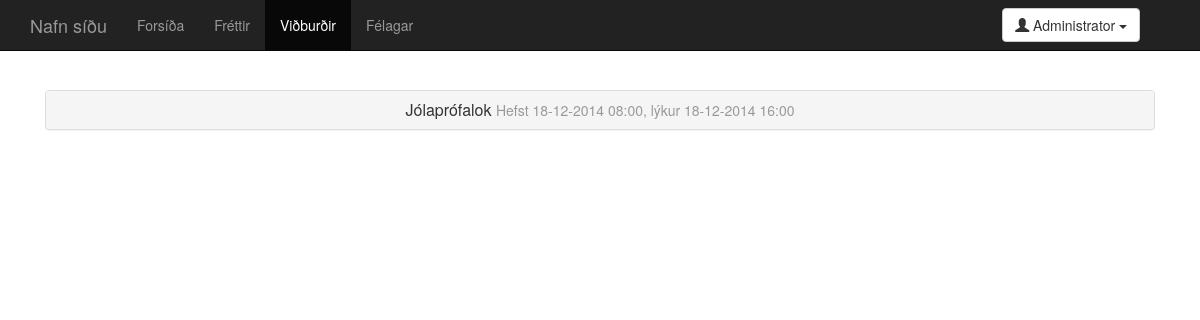
The app's page /events.php (signed in) with its own data.
### tables this page shows
CREATE TABLE 'users' (
  'user_id' integer NOT NULL,
  'name' text,
  'post' text NOT NULL UNIQUE,
  'pass' text,
  'privileges' integer,
  'phone_nr' text,
  PRIMARY KEY ('user_id')
);

CREATE TABLE 'events' (
  'event_id' integer NOT NULL,
  'title' text,
  'start' integer,
  'end' integer,
  'registration_start' integer,
  'registration_end' integer,
  'description' text,
  'location' text,
  'seats' integer,
  'date_created' integer,
  'date_edited' integer,
  'creator' integer,
  'last_editor' integer,
  'open_mod_registration' integer,
  PRIMARY KEY ('event_id')
);

### php/config.php (called while the page is built, shortened)
<?php
$website_name = "Nafn síðu";
?>

### php/session_setup.php (called while the page is built, shortened)
<?php
if (isset($_SESSION["loggedin_user"])) {
  $session_user = $_SESSION["loggedin_user"];
  $query = $db->prepare("SELECT name,post,pass,privileges,user_id FROM users WHERE post=:post;");
  $query->execute(array('post' => $session_user));
  $result = $query->fetchAll();
  if (!empty($result)) {
    $result = $result[0];
    $user_name = $result["name"];
  }
  else {
    define("USER_LOGGEDIN", FALSE);
  }
}
else {
  define("USER_LOGGEDIN", FALSE);
}
?>

### php/head.php (called while the page is built, shortened)
<?php
require_once "php/config.php";
require_once "php/db_login.php";
require_once "php/session_setup.php";
?>

### events.php (the view, shortened to what this page needs)
<?php
require_once "php/head.php";
?>
<!DOCTYPE html>
<html lang="is">
  <head>
    <link href="dist/css/bootstrap.css" rel="stylesheet">
    <link href="css/main.css" rel="stylesheet">
  </head>
  <body>
<?php
$events_active = " class=\"active\"";
require_once "parts/navbar.php";
?>
    <div class="container">
      <div class="starter-template">
 <?php
$temp_counter = 0;
$result = $db->query("SELECT event_id,title,start,end,registration_start,registration_end,description,location,seats,date_created,date_edited,creator,last_editor FROM events ORDER BY start DESC;");
foreach($result as $row_data) {
  $temp_counter++;
  $event_id = $row_data["event_id"];
  $title = $row_data["title"];
  $start = date("d-m-Y H:i", $row_data["start"]);
  $end = date("d-m-Y H:i", $row_data["end"]);
  $registration_start = date("d-m-Y H:i", $row_data["registration_start"]);
  $registration_end = date("d-m-Y H:i", $row_data["registration_end"]);
  $description = nl2br($row_data["description"]);
  $location = $row_data["location"];
  $seats = $row_data["seats"];
  $date_created = date("d-m-Y H:i",$row_data["date_created"]);
  $date_edited = date("d-m-Y H:i",$row_data["date_edited"]);
  $creator_id = $row_data["creator"];
  $editor_id = $row_data["last_editor"];
  $creator_statement = $db->prepare("SELECT name FROM users WHERE user_id = :user_id");
  $creator_statement->execute(array('user_id' => $creator_id));
  $creator_name_result = $creator_statement->fetchAll();
  $creator_name = $creator_name_result[0]["name"];
  $editor_statement = $db->prepare("SELECT name FROM users WHERE user_id = :user_id");
  $editor_statement->execute(array('user_id' => $editor_id));
  $editor_result = $editor_statement->fetchAll();
  if (isset($editor_result[0]["name"])) {
    $editor_name = $editor_result[0]["name"];
    $edited = "Síðast breytt $date_edited af $editor_name.";
  }
  else {
    $edited = "";
  }
  $changebutton = "";
  if (USER_LOGGEDIN && ($user_privileges == 2 or $user_privileges == 1)){
    $changebutton = "<p><a class='btn btn-warning' href='event.change.php?id=$event_id''>Breyta viðburði &raquo;</a></p>";
  }
  echo <<<_END
      <div class="panel-group" id="accordion">
        <div class="panel panel-default">
          <div class="panel-heading">
          <h3 class="panel-title">
            <a class="accordion-toggle" data-toggle="collapse" data-parent="#accordion" href="#collapse$temp_counter">
              $title <small>Hefst $start, lýkur $end</small>
            </a>
          </h3>
          </div>
          <div id="collapse$temp_counter" class="panel-collapse collapse">
            <div class="panel-body">
              <p>
              $description
              </p>
              <p>
              Staðsetning: $location.
              </p>
              <p>
              Skráning hefst $registration_start <br />
              Skráningu lýkur $registration_end
              </p>
              <p>
              Sætafjöldi: $seats
              </p>
              <p><a class="btn btn-default" href="event.php?id=$event_id">Fara í skráningarlista viðburðar &raquo;</a></p>
              <p><small>Skráð $date_created af $creator_name. $edited </small></p>
              $changebutton
            </div>
          </div>
        </div>
      </div>
_END;
}
?>
      </div>
    </div>
  </body>
</html>

### parts/navbar.php (shortened to what this page needs)
<?php
if (!isset($index_active)) {
  $index_active = "";
}
if (!isset($news_active)) {
  $news_active = "";
}
if (!isset($users_active)) {
  $users_active = "";
}
echo <<<_END
        <div class="navbar navbar-inverse navbar-fixed-top">
          <div class="container">
            <div class="navbar-header">
              <button type="button" class="navbar-toggle" data-toggle="collapse" data-target=".navbar-collapse">
                <span class="icon-bar"></span>
                <span class="icon-bar"></span>
                <span class="icon-bar"></span>
              </button>
              <a class="navbar-brand" href="index.php">$website_name</a>
            </div>
            <div class="collapse navbar-collapse">
              <ul class="nav navbar-nav">
                <li$index_active><a href="index.php">Forsíða</a></li>
                <li$news_active><a href="news.php">Fréttir</a></li>
                <li$events_active><a href="events.php">Viðburðir</a></li>
                <li$users_active><a href="users.php">Félagar</a></li>
              </ul>
_END;
if (USER_LOGGEDIN) {
  echo <<<_END
              <div class="navbar-form navbar-right">
                <div class="btn-group">
                  <button type="button" class="btn btn-default dropdown-toggle" data-toggle="dropdown">
                    <span class="glyphicon glyphicon-user"></span> $user_name <span class="caret"></span>
                  </button>
                  <ul class="dropdown-menu" role="menu">
                    <li><a href="mysite.php">Síðan mín</a></li>
_END;
  echo <<<_END
                    <li class="divider"></li>
                    <li><a href="logout.php">Útskrá</a></li>
                  </ul>
                </div>
              </div>
_END;
}
echo <<<_END
            </div>
          </div>
        </div>
_END;
?>

### css/main.css (style rules this page uses)
body { padding-top: 50px; }
.starter-template { padding: 40px 15px; text-align: center; }

### records on screen
users: name "Administrator"
events: title "Jólaprófalok", start "18-12-2014 08:00", end "18-12-2014 16:00"

### other values on screen
$website_name "Nafn síðu"
